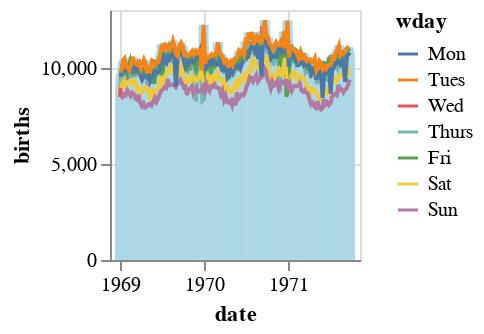

Notebook cell for this chart:
### Code cell
p2 + p1

### Figure 1 — Vega-Lite specification as saved in the notebook (floating-point values rounded to 4 significant figures; data arrays with more than 128 entries replaced by an {"elided": "..."} marker saying what was removed)
{"config": {"view": {"continuousWidth": 400, "continuousHeight": 300}}, "layer": [{"mark": {"type": "bar", "color": "lightblue"}, "encoding": {"tooltip": [{"field": "date", "type": "temporal"}, {"field": "births", "type": "quantitative"}], "x": {"field": "date", "type": "temporal"}, "y": {"field": "births", "type": "quantitative"}}, "height": 125, "width": 125}, {"mark": "line", "encoding": {"color": {"field": "wday", "sort": ["Mon", "Tues", "Wed", "Thurs", "Fri", "Sat", "Sun"], "type": "nominal"}, "x": {"field": "date", "type": "temporal"}, "y": {"field": "births", "type": "quantitative"}}, "height": 125, "selection": {"selector003": {"type": "interval", "bind": "scales", "encodings": ["x", "y"]}}, "width": 125}], "data": {"name": "data-aeec9566f01fea00217cd5cb0f9cfd12"}, "$schema": "https://vega.github.io/schema/vega-lite/v4.17.0.json", "datasets": {"data-aeec9566f01fea00217cd5cb0f9cfd12": {"elided": "1000 records"}}}
